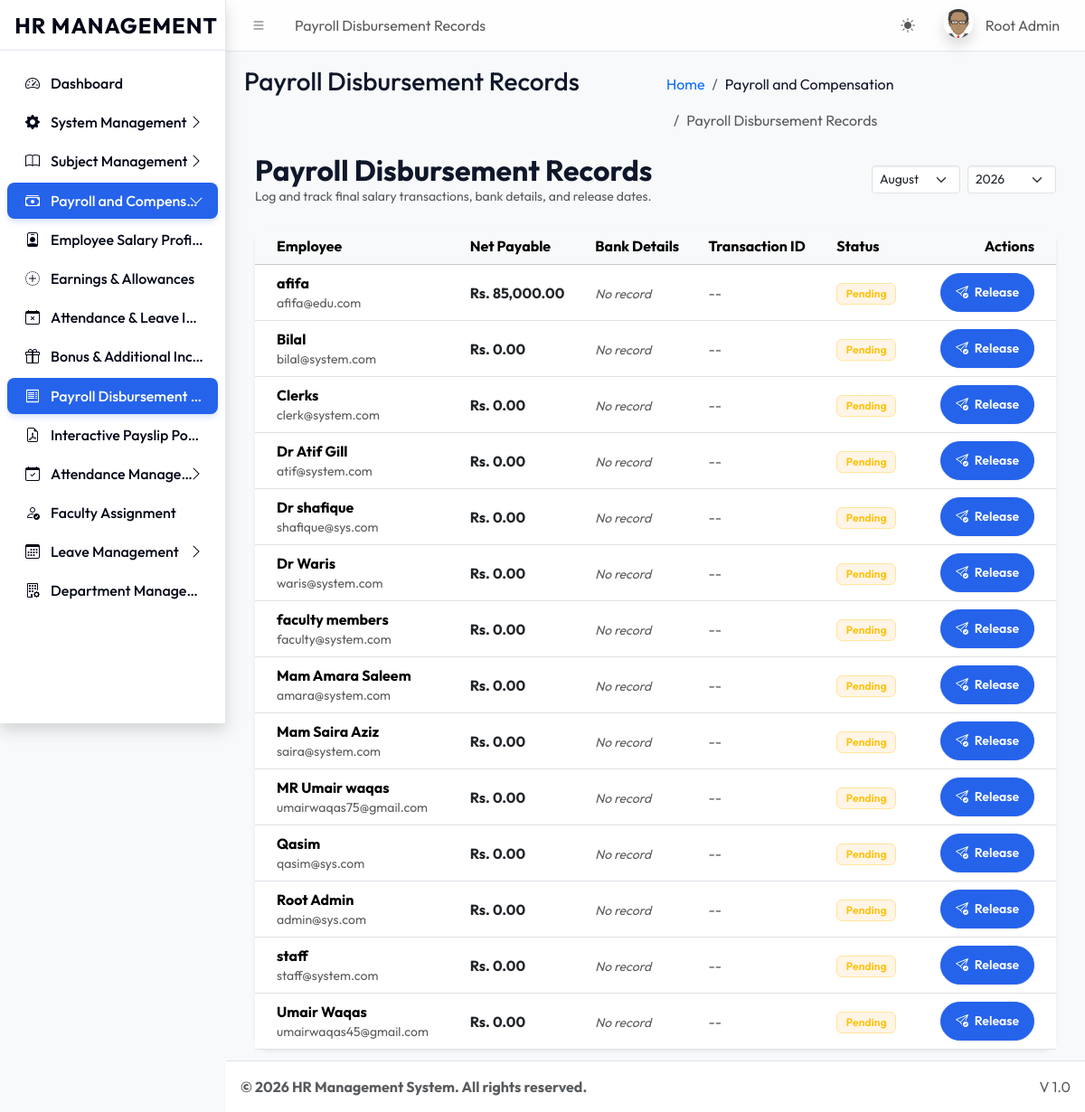
Page /dashboards/super_admin/payroll_disbursements.php (signed in) on the committed database.
### tables this page shows
CREATE TABLE `sys_pages` (
  `id` int(11) NOT NULL,
  `parent_id` int(11) DEFAULT 0,
  `page_name` varchar(100) NOT NULL,
  `page_url` varchar(255) DEFAULT '#',
  `icon_class` varchar(50) DEFAULT 'bi bi-circle',
  `sort_order` int(11) DEFAULT 0
);

CREATE TABLE `users` (
  `id` int(11) NOT NULL,
  `name` varchar(100) NOT NULL,
  `email` varchar(100) NOT NULL,
  `password` varchar(255) NOT NULL,
  `role` varchar(50) NOT NULL,
  `identity_no` varchar(50) DEFAULT NULL,
  `registration_no` varchar(50) DEFAULT NULL,
  `is_active` tinyint(1) DEFAULT 1,
  `department_id` int(11) DEFAULT NULL,
  `biometric_id` varchar(100) DEFAULT NULL
);

CREATE TABLE `employee_salary_profiles` (
  `id` int(11) NOT NULL,
  `user_id` int(11) NOT NULL,
  `basic_pay_scale` varchar(50) DEFAULT NULL,
  `grade_level` varchar(50) DEFAULT NULL,
  `basic_salary` decimal(15,2) DEFAULT 0.00,
  `allowances` decimal(15,2) DEFAULT 0.00,
  `deductions` decimal(15,2) DEFAULT 0.00,
  `net_salary` decimal(15,2) DEFAULT 0.00,
  `created_at` timestamp NOT NULL DEFAULT current_timestamp(),
  `updated_at` timestamp NOT NULL DEFAULT current_timestamp() ON UPDATE current_timestamp()
);

### dashboards/super_admin/payroll_disbursements.php (the view, shortened to what this page needs)
<?php
require_once '../../core/db.php';
$month = $_GET['month'] ?? date('m');
$year = $_GET['year'] ?? date('Y');
require_once '../../includes/header.php';
$query = "
    SELECT u.id, u.name, u.email, r.role_name,
           s.net_salary,
           pd.id as disbursement_id, pd.bank_name, pd.account_number, pd.transaction_id, pd.release_date, pd.net_salary_paid, pd.remarks
    FROM users u
    JOIN sys_roles r ON u.role = r.role_key
    LEFT JOIN employee_salary_profiles s ON u.id = s.user_id
    LEFT JOIN employee_payroll_disbursements pd ON u.id = pd.user_id AND pd.payroll_month = ? AND pd.payroll_year = ?
    ORDER BY u.name ASC
";
$stmt = $pdo->prepare($query);
$stmt->execute([$month, $year]);
$usersList = $stmt->fetchAll();
?>
<div class="container-fluid">
    <div class="d-flex justify-content-between align-items-center mb-4">
        <div>
            <h2 class="fw-bold mb-0">Payroll Disbursement Records</h2>
            <p class="text-muted small mb-0">Log and track final salary transactions, bank details, and release dates.</p>
        </div>
        <form method="GET" class="d-flex gap-2">
            <select name="month" class="form-select form-select-sm" onchange="this.form.submit()">
                <?php for($m=1; $m<=12; $m++): ?>
                    <option value="<?= sprintf('%02d', $m) ?>" <?= $month == sprintf('%02d', $m) ? 'selected' : '' ?>>
                        <?= date('F', mktime(0, 0, 0, $m, 1)) ?>
                    </option>
                <?php endfor; ?>
            </select>
            <select name="year" class="form-select form-select-sm" onchange="this.form.submit()">
                <?php for($y=date('Y'); $y>=2020; $y--): ?>
                    <option value="<?= $y ?>" <?= $year == $y ? 'selected' : '' ?>><?= $y ?></option>
                <?php endfor; ?>
            </select>
        </form>
    </div>
    <div class="card border-0 shadow-sm">
        <div class="card-body p-0">
            <div class="table-responsive">
                <table class="table table-hover align-middle mb-0">
                    <thead class="table-light">
                        <tr>
                            <th class="ps-4">Employee</th>
                            <th>Net Payable</th>
                            <th>Bank Details</th>
                            <th>Transaction ID</th>
                            <th>Status</th>
                            <th class="text-end pe-4">Actions</th>
                        </tr>
                    </thead>
                    <tbody>
                        <?php foreach($usersList as $u): ?>
                        <tr>
                            <td class="ps-4">
                                <div class="fw-bold"><?= htmlspecialchars($u['name']) ?></div>
                                <div class="text-muted small"><?= htmlspecialchars($u['email']) ?></div>
                            </td>
                            <td>
                                <div class="fw-bold text-dark">Rs. <?= number_format($u['net_salary'] ?: 0, 2) ?></div>
                            </td>
                            <td>
                                <?php if($u['disbursement_id']): ?>
                                    <div class="small fw-bold"><?= htmlspecialchars($u['bank_name']) ?></div>
                                    <div class="text-muted small">A/C: <?= htmlspecialchars($u['account_number']) ?></div>
                                <?php else: ?>
                                    <span class="text-muted fst-italic small">No record</span>
                                <?php endif; ?>
                            </td>
                            <td>
                                <?php if($u['disbursement_id']): ?>
                                    <code class="text-primary small"><?= htmlspecialchars($u['transaction_id']) ?></code>
                                    <div class="text-muted tiny"><?= date('d M, Y', strtotime($u['release_date'])) ?></div>
                                <?php else: ?>
                                    <span class="text-muted">--</span>
                                <?php endif; ?>
                            </td>
                            <td>
                                <?php if($u['disbursement_id']): ?>
                                    <span class="badge bg-success-subtle text-success border border-success-subtle">Released</span>
                                <?php else: ?>
                                    <span class="badge bg-warning-subtle text-warning border border-warning-subtle">Pending</span>
                                <?php endif; ?>
                            </td>
                            <td class="text-end pe-4">
                                <button class="btn btn-sm btn-<?= $u['disbursement_id'] ? 'outline-primary' : 'primary' ?> rounded-pill px-3" onclick='manageDisbursement(<?= json_encode($u) ?>)'>
                                    <i class="bi <?= $u['disbursement_id'] ? 'bi-pencil-square' : 'bi-send-check' ?> me-1"></i>
                                    <?= $u['disbursement_id'] ? 'Edit Log' : 'Release' ?>
                                </button>
                            </td>
                        </tr>
                        <?php endforeach; ?>
                    </tbody>
                </table>
            </div>
        </div>
    </div>
</div>
<?php require_once '../../includes/footer.php'; ?>

### includes/header.php (shortened to what this page needs)
<?php
require_once __DIR__ . '/../core/session.php';
$current_url = substr($_SERVER['SCRIPT_NAME'], strlen('/universal/'));
$pageStmt = $pdo->prepare("SELECT * FROM sys_pages WHERE page_url LIKE ? LIMIT 1");
$pageStmt->execute(["%$current_url%"]);
$currentPageData = $pageStmt->fetch();
$pageTitle = $currentPageData['page_name'] ?? 'Dashboard';
$pageId = $currentPageData['id'] ?? 0;
$breadcrumbs = [];
if ($currentPageData) {
    $crumbId = $currentPageData['id'];
    while($crumbId != 0) {
        $crumbStmt = $pdo->prepare("SELECT id, parent_id, page_name, page_url FROM sys_pages WHERE id = ?");
        $crumbStmt->execute([$crumbId]);
        $crumb = $crumbStmt->fetch();
        array_unshift($breadcrumbs, $crumb);
        $crumbId = $crumb['parent_id'];
    }
}
?>
<!DOCTYPE html>
<html lang="en"> <head>
    <link rel="stylesheet" href="<?= BASE_URL ?>assets/css/bootstrap.min.css" />
    <link rel="stylesheet" href="<?= BASE_URL ?>assets/css/bootstrap-icons.css" />
    <link rel="stylesheet" href="<?= BASE_URL ?>assets/css/adminlte.min.css" />
    <link rel="stylesheet" href="<?= BASE_URL ?>assets/css/custom_theme.css" />
</head>
<body class="layout-fixed sidebar-expand-lg bg-body-tertiary">
<div class="app-wrapper">
    <nav class="app-header navbar navbar-expand bg-body">
        <div class="container-fluid">
            <ul class="navbar-nav">
                <li class="nav-item"> <a class="nav-link" data-lte-toggle="sidebar" href="#" role="button"><i class="bi bi-list"></i></a> </li>
                <li class="nav-item d-none d-md-block"> <a href="#" class="nav-link"><?= $pageTitle ?></a> </li>
            </ul>
            <ul class="navbar-nav ms-auto">
                 <li class="nav-item">
                    <button class="btn btn-link nav-link" id="theme-toggle" type="button">
                        <i class="bi bi-sun-fill" id="theme-icon"></i>
                    </button>
                </li>
                <li class="nav-item dropdown user-menu">
                    <a href="#" class="nav-link dropdown-toggle" data-bs-toggle="dropdown">
                        <img src="<?= !empty($_SESSION['avatar']) ? $_SESSION['avatar'] : BASE_URL.'assets/img/avatar.png' ?>" class="user-image rounded-circle shadow" alt="User Image">
                        <span class="d-none d-md-inline ms-1"><?= htmlspecialchars($_SESSION['name']) ?></span>
                    </a>
                </li>
            </ul>
        </div>
    </nav>
    <?php include 'sidebar.php'; ?>
    <main class="app-main">
        <div class="app-content-header">
            <div class="container-fluid">
                <div class="row">
                    <div class="col-sm-6"><h3 class="mb-0"><?= $pageTitle ?></h3></div>
                    <div class="col-sm-6">
                        <ol class="breadcrumb float-sm-end">
                            <li class="breadcrumb-item"><a href="<?= BASE_URL ?>">Home</a></li>
                            <?php foreach($breadcrumbs as $b): ?>
                                <li class="breadcrumb-item <?= ($b['id'] == $pageId) ? 'active' : '' ?>">
                                    <?= htmlspecialchars($b['page_name']) ?>
                                </li>
                            <?php endforeach; ?>
                        </ol>
                    </div>
                </div>
            </div>
        </div>
        <div class="app-content">
            <div class="container-fluid">

### includes/sidebar.php
<aside class="app-sidebar shadow">
    <div class="sidebar-brand text-center py-4">
        <a href="<?= BASE_URL ?>index.php" class="brand-link text-decoration-none">
            <span class="brand-text fw-bold fs-4 text-primary" style="letter-spacing: 1px;">HR MANAGEMENT</span>
        </a>
    </div>
    <div class="sidebar-wrapper">
        <nav class="mt-2">
            <ul class="nav sidebar-menu flex-column" data-lte-toggle="treeview" role="menu" data-accordion="false">
                <?php
                function renderMenu($pdo, $parentId = 0, $userRole, $currentPath)
                {
                    $sql = "
                        SELECT p.* FROM sys_pages p
                        JOIN role_access ra ON p.id = ra.page_id
                        WHERE p.parent_id = ? AND ra.role_key = ?
                        ORDER BY p.sort_order ASC
                    ";
                    $stmt = $pdo->prepare($sql);
                    $stmt->execute([$parentId, $userRole]);
                    $items = $stmt->fetchAll();
                    foreach ($items as $item) {
                        $itemUrl = str_replace('\\', '/', $item['page_url']);
                        $childSql = "
                            SELECT p.* FROM sys_pages p
                            JOIN role_access ra ON p.id = ra.page_id
                            WHERE p.parent_id = ? AND ra.role_key = ?
                            ORDER BY p.sort_order ASC
                        ";
                        $childStmt = $pdo->prepare($childSql);
                        $childStmt->execute([$item['id'], $userRole]);
                        $children = $childStmt->fetchAll();
                        $hasChildren = count($children) > 0;
                        $isActive = ($currentPath === $itemUrl && $itemUrl !== '#');
                        $isExpanded = false;
                        if ($hasChildren) {
                            foreach ($children as $child) {
                                if ($currentPath === str_replace('\\', '/', $child['page_url'])) {
                                    $isExpanded = true;
                                    break;
                                }
                            }
                        }
                        $itemClass = "nav-item";
                        if ($hasChildren && $isExpanded) $itemClass .= " menu-open";
                        $linkClass = "nav-link";
                        if ($isActive || ($hasChildren && $isExpanded)) $linkClass .= " active";
                        echo '<li class="' . $itemClass . '">';
                        echo '<a href="' . ($hasChildren ? '#' : BASE_URL . $itemUrl) . '" class="' . $linkClass . '">';
                        echo '<i class="nav-icon ' . ($item['icon_class'] ?: 'bi bi-circle') . '"></i>';
                        echo '<p>' . htmlspecialchars($item['page_name']);
                        if ($hasChildren) {
                            echo '<i class="nav-arrow bi bi-chevron-right"></i>';
                        }
                        echo '</p></a>';
                        if ($hasChildren) {
                            echo '<ul class="nav nav-treeview">';
                            foreach ($children as $child) {
                                $childUrl = str_replace('\\', '/', $child['page_url']);
                                $isChildActive = ($currentPath === $childUrl);
                                echo '<li class="nav-item">';
                                echo '<a href="' . BASE_URL . $childUrl . '" class="nav-link ' . ($isChildActive ? 'active' : '') . '">';
                                echo '<i class="nav-icon ' . ($child['icon_class'] ?: 'bi bi-circle') . '"></i>';
                                echo '<p>' . htmlspecialchars($child['page_name']) . '</p>';
                                echo '</a></li>';
                            }
                            echo '</ul>';
                        }
                        echo '</li>';
                    }
                }
                $currentPath = str_replace('\\', '/', substr($_SERVER['SCRIPT_NAME'], strlen('/universal/')));
                renderMenu($pdo, 0, $_SESSION['role'], $currentPath);
                ?>
            </ul>
        </nav>
    </div>
</aside>

### assets/css/custom_theme.css (style rules this page uses)
:root { --primary-cobalt: #2563eb; --primary-cobalt-dark: #1d4ed8; --slate-50: #f8fafc; --slate-100: #f1f5f9; --slate-200: #e2e8f0; --slate-500: #64748b; --slate-800: #1e293b; --slate-900: #0f172a; --slate-950: #020617; }
body { font-family: var(--theme-font, 'Outfit', sans-serif); background-color: var(--slate-50); color: var(--slate-900); -webkit-font-smoothing: antialiased; }
.app-sidebar { background-color: var(--theme-sidebar-bg, #ffffff) !important; background-image: none !important; border-right: 1px solid var(--theme-card-border, #e2e8f0) !important; }
.sidebar-brand { border-bottom: 1px solid var(--theme-card-border, #e2e8f0) !important; }
.app-sidebar .brand-text, .app-sidebar .nav-link, .app-sidebar .nav-icon, .app-sidebar .nav-arrow { color: var(--theme-sidebar-accent, #020617) !important; font-weight: 500; }
.sidebar-menu .nav-link.active { background-color: var(--theme-primary-color, #2563eb) !important; color: #ffffff !important; box-shadow: 0 4px 6px -1px rgba(37, 99, 235, 0.2); border-radius: 0.5rem; }
.sidebar-menu .nav-link.active .nav-icon, .sidebar-menu .nav-link.active .nav-arrow { color: #ffffff !important; }
.app-header { background-color: var(--theme-navbar-bg, #ffffff) !important; border-bottom: 1px solid var(--theme-card-border, #e2e8f0) !important; backdrop-filter: blur(8px); background-color: rgba(255, 255, 255, 0.8) !important; }
.card { border: 1px solid var(--theme-card-border, #e2e8f0); border-radius: 1rem; box-shadow: 0 1px 3px 0 rgba(0, 0, 0, 0.05); background-color: #ffffff; }
.btn-primary { background-color: var(--theme-primary-color, #2563eb); border-color: var(--theme-primary-color, #2563eb); padding: 0.625rem 1.25rem; font-weight: 600; border-radius: 0.75rem; box-shadow: 0 1px 2px 0 rgba(0, 0, 0, 0.05); }
.badge { padding: 0.4em 0.8em; font-weight: 600; letter-spacing: 0.01em; }

### dashboards/super_admin/payroll_disbursements.php (style rules this page uses)
.bg-warning-subtle { background-color: rgba(245, 158, 11, 0.1) !important; }

### rows in the picture
sys_pages: page_name "Payroll Disbursement Records", page_name "Payroll Disbursement…"
sys_pages: page_name "Dashboard"
sys_pages: page_name "System Management"
sys_pages: page_name "Subject Management"
sys_pages: page_name "Payroll and Compens…", page_name "Payroll and Compensation"
sys_pages: page_name "Employee Salary Profi…"
sys_pages: page_name "Earnings & Allowances"
sys_pages: page_name "Attendance & Leave I…"
sys_pages: page_name "Bonus & Additional Inc…"
sys_pages: page_name "Interactive Payslip Po…"
sys_pages: page_name "Attendance Manage…"
sys_pages: page_name "Faculty Assignment"
sys_pages: page_name "Leave Management"
sys_pages: page_name "Department Manage…"
users: name "afifa", email "afifa@edu.com", employee_salary_profiles.net_salary "85,000.00"
users: name "Bilal", email "bilal@system.com", net_salary "0.00"
users: name "Clerks", email "clerk@system.com", net_salary "0.00"
users: name "Dr Atif Gill", email "atif@system.com", net_salary "0.00"
users: name "Dr shafique", email "shafique@sys.com", net_salary "0.00"
users: name "Dr Waris", email "waris@system.com", net_salary "0.00"
users: name "faculty members", email "faculty@system.com", net_salary "0.00"
users: name "Mam Amara Saleem", email "amara@system.com", net_salary "0.00"
users: name "Mam Saira Aziz", email "saira@system.com", net_salary "0.00"
users: name "MR Umair waqas", email "umairwaqas75@gmail.com", net_salary "0.00"
users: name "Qasim", email "qasim@sys.com", net_salary "0.00"
users: name "Root Admin", email "admin@sys.com", net_salary "0.00"
users: name "staff", email "staff@system.com", net_salary "0.00"
users: name "Umair Waqas", email "umairwaqas45@gmail.com", net_salary "0.00"

### other values in the picture
$_SESSION['name'] "Root Admin"
$settings['footer_text'] "© 2026 HR Management System. All rights reserved."
form field month "August"
form field year "2026"
